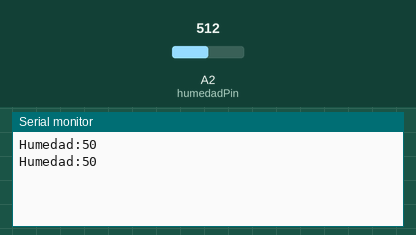
This sketch was run on a simulated Arduino Uno, built with avr-gcc and run on an emulated ATmega328P. Shown: the last lines printed to the serial monitor. The test bench sets the inputs (shaded band); at power-on: A2 (humedadPin) = 512.

Above: at 1.8 s.
1.9 s: A2 (humedadPin) set to 716
At 2.8 s:
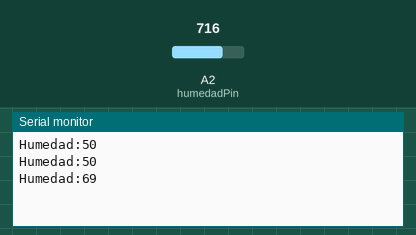
3.4 s: A2 (humedadPin) set to 900
At 4.7 s:
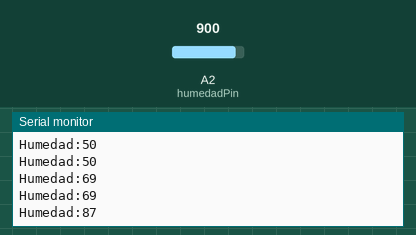
Timing chart, 0 to 6.4 s (numbered marks = the images above; inputs shaded):
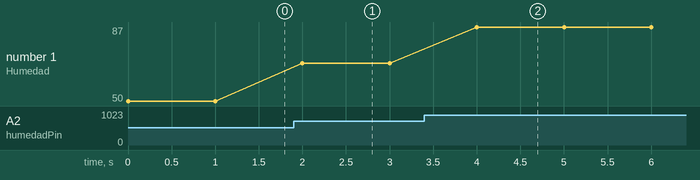

Measured:
- after the input at 1.9 s, the serial monitor: prints a new line after 0.10 s (image 1)
- after the input at 3.4 s, the serial monitor: prints a new line after 0.60 s (image 2)
- plotted number 1: 50 → 69 after the input at 1.9 s, 69 → 87 after the input at 3.4 s

The sketch:

regador_twitter.ino
```cpp
int humedadValue = 0;
const int humedadPin = A2;
int humedadPercent;

void setup() {
  Serial.begin(9600);
}

void loop() {
  humedadValue = analogRead(humedadPin);
  humedadPercent = (100.0 * humedadValue) / 1024;
  Serial.print("Humedad:");
  Serial.println(humedadPercent);

  delay(1000);
}
```
